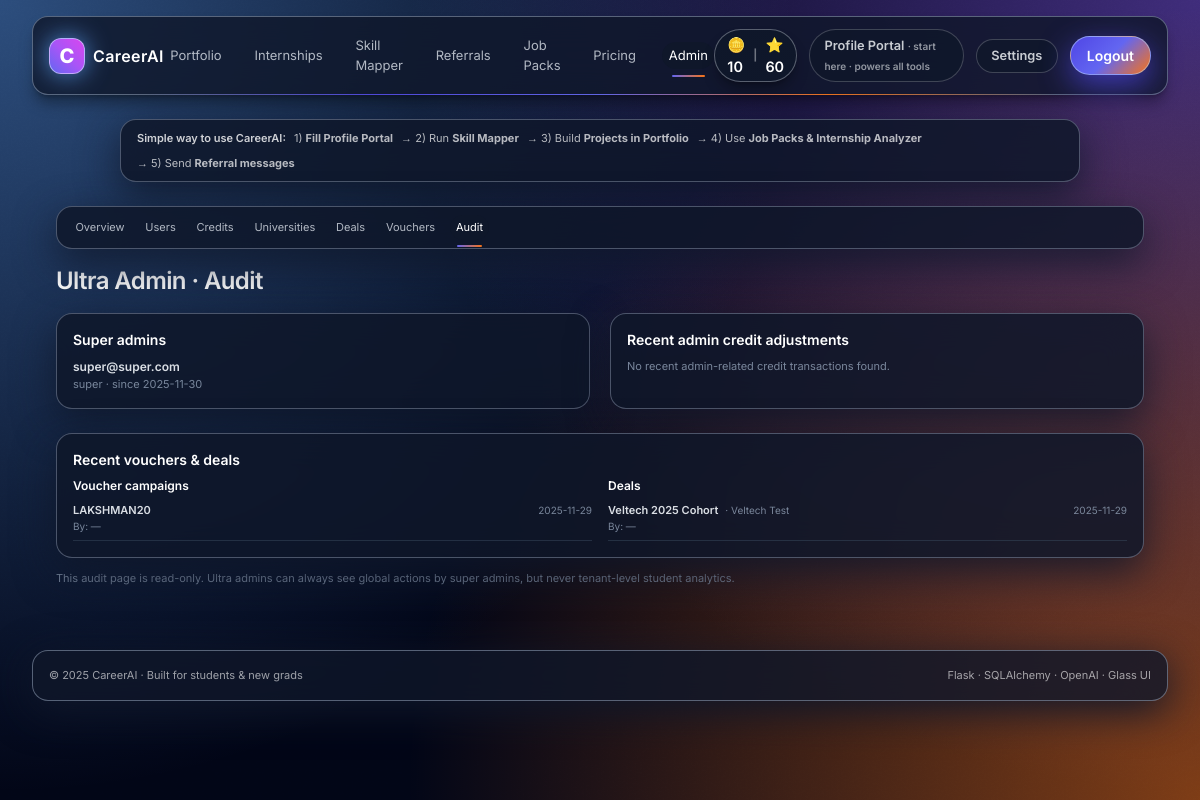
The page /admin/audit (signed in) on the database its author committed.
### models.py (models this page shows, shortened)
class User(UserMixin, db.Model):
    __tablename__ = "user"
    id = db.Column(db.Integer, primary_key=True)
    name = db.Column(db.String(120), nullable=False)
    email = db.Column(db.String(255), unique=True, nullable=False, index=True)
    password_hash = db.Column(db.String(255), nullable=False)
    verified = db.Column(db.Boolean, default=False, nullable=False)
    role = db.Column(db.String(32), default="student", nullable=False)
    subscription_status = db.Column(
        db.String(32), default="free", nullable=False
    )  # "free" | "pro" | "canceled" | etc.
    stripe_customer_id = db.Column(db.String(120), index=True, nullable=True)
    stripe_subscription_id = db.Column(db.String(120), index=True, nullable=True)
    pro_since = db.Column(db.DateTime, nullable=True)
    pro_cancel_at = db.Column(db.DateTime, nullable=True)
    coins_free = db.Column(db.Integer, default=10, nullable=False)  # Silver 🪙
    coins_pro = db.Column(db.Integer, default=0, nullable=False)  # Gold ⭐
    university_id = db.Column(
        db.Integer,
        db.ForeignKey("university.id", ondelete="SET NULL"),
        nullable=True,
        index=True,
    )
    created_at = db.Column(db.DateTime, default=datetime.utcnow, nullable=False)
    @property
    def is_ultra_admin(self) -> bool:
        return (self.role or "student") == "ultra_admin"
    @property
    def is_super_admin(self) -> bool:
        return (self.role or "student") in ("super_admin", "ultra_admin")
    @property
    def is_admin(self) -> bool:
        return self.is_super_admin or self.is_university_admin

class VoucherCampaign(db.Model):
    __tablename__ = "voucher_campaign"
    id = db.Column(db.Integer, primary_key=True)
    code = db.Column(db.String(64), nullable=False, unique=True, index=True)
    description = db.Column(db.String(255), nullable=True)
    discount_percent = db.Column(db.Integer, nullable=True)
    bonus_silver = db.Column(db.Integer, default=0, nullable=False)
    bonus_gold = db.Column(db.Integer, default=0, nullable=False)
    university_id = db.Column(
        db.Integer,
        db.ForeignKey("university.id", ondelete="SET NULL"),
        index=True,
        nullable=True,
    )
    max_uses = db.Column(db.Integer, nullable=True)  # None = unlimited
    used_count = db.Column(db.Integer, default=0, nullable=False)
    expires_at = db.Column(db.DateTime, nullable=True)
    is_active = db.Column(db.Boolean, default=True, nullable=False)
    created_by_user_id = db.Column(
        db.Integer,
        db.ForeignKey("user.id", ondelete="SET NULL"),
        index=True,
        nullable=True,
    )
    created_at = db.Column(db.DateTime, default=datetime.utcnow, nullable=False)
    updated_at = db.Column(
        db.DateTime, default=datetime.utcnow, onupdate=datetime.utcnow, nullable=False
    )
    created_by = db.relationship(
        "User",
        backref=db.backref("created_voucher_campaigns", lazy=True),
        foreign_keys=[created_by_user_id],
    )

class UniversityDeal(db.Model):
    __tablename__ = "university_deal"
    id = db.Column(db.Integer, primary_key=True)
    university_id = db.Column(
        db.Integer,
        db.ForeignKey("university.id", ondelete="CASCADE"),
        index=True,
        nullable=False,
    )
    name = db.Column(db.String(200), nullable=False)
    seats_total = db.Column(db.Integer, nullable=True)
    seats_used = db.Column(db.Integer, default=0, nullable=False)
    silver_credits_total = db.Column(db.Integer, nullable=True)
    silver_credits_used = db.Column(db.Integer, default=0, nullable=False)
    gold_credits_total = db.Column(db.Integer, nullable=True)
    gold_credits_used = db.Column(db.Integer, default=0, nullable=False)
    price_cents = db.Column(db.Integer, nullable=True)
    currency_code = db.Column(db.String(8), nullable=True, default="INR")
    stripe_price_id = db.Column(db.String(128), nullable=True)
    start_date = db.Column(db.Date, nullable=True)
    end_date = db.Column(db.Date, nullable=True)
    status = db.Column(
        db.String(32), default="active", nullable=False
    )  # "draft" | "active" | "paused" | "closed"
    created_by_user_id = db.Column(
        db.Integer,
        db.ForeignKey("user.id", ondelete="SET NULL"),
        index=True,
        nullable=True,
    )
    notes = db.Column(
        db.Text, nullable=True
    )  # free-form: "500 seats, 2-year contract, special pricing", etc.
    created_at = db.Column(db.DateTime, default=datetime.utcnow, nullable=False)
    updated_at = db.Column(
        db.DateTime, default=datetime.utcnow, onupdate=datetime.utcnow, nullable=False
    )
    created_by = db.relationship(
        "User",
        backref=db.backref("created_deals", lazy=True),
        foreign_keys=[created_by_user_id],
    )

class University(db.Model):
    __tablename__ = "university"
    id = db.Column(db.Integer, primary_key=True)
    name = db.Column(db.String(120), nullable=False)
    domain = db.Column(db.String(120), unique=True, nullable=True, index=True)
    tenant_slug = db.Column(db.String(120), unique=True, nullable=True, index=True)
    created_at = db.Column(db.DateTime, default=datetime.utcnow, nullable=False)
    users = db.relationship(
        "User",
        backref="university",
        lazy=True,
        cascade="save-update",
        passive_deletes=True,
    )
    deals = db.relationship(
        "UniversityDeal",
        backref="university",
        lazy=True,
        cascade="all, delete-orphan",
        passive_deletes=True,
    )
    voucher_campaigns = db.relationship(
        "VoucherCampaign",
        backref="university",
        lazy=True,
        cascade="all, delete-orphan",
        passive_deletes=True,
    )

### modules/admin/routes.py (the view)
@admin_bp.route("/audit", methods=["GET"], endpoint="audit")
@login_required
def audit():
    if not _is_ultra_admin():
        flash("Only ultra admins can view the audit log.", "danger")
        return redirect(url_for("admin.dashboard"))
    super_admins = (
        User.query.filter(User.role == "super_admin")
        .order_by(User.created_at.asc())
        .all()
    )
    vouchers = (
        VoucherCampaign.query
        .order_by(VoucherCampaign.created_at.desc())
        .limit(100)
        .all()
    )
    deals = (
        UniversityDeal.query
        .order_by(UniversityDeal.created_at.desc())
        .limit(100)
        .all()
    )
    admin_credits = (
        CreditTransaction.query
        .filter(CreditTransaction.feature.ilike("admin%"))
        .order_by(CreditTransaction.created_at.desc())
        .limit(100)
        .all()
    )
    return render_template(
        "admin/audit.html",
        super_admins=super_admins,
        vouchers=vouchers,
        deals=deals,
        admin_credits=admin_credits,
    )

### app.py (called while the page is built)
def free_coins():
    if getattr(current_user, "is_authenticated", False):
        try:
            return getattr(current_user, "coins_free", 0) or 0
        except Exception:
            try:
                db.session.rollback()
            except Exception:
                pass
            return 0
    return 0

def pro_coins():
    if getattr(current_user, "is_authenticated", False):
        try:
            return getattr(current_user, "coins_pro", 0) or 0
        except Exception:
            try:
                db.session.rollback()
            except Exception:
                pass
            return 0
    return 0

### modules/admin/routes.py (called while the page is built)
def _is_ultra_admin() -> bool:
    if not getattr(current_user, "is_authenticated", False):
        return False
    emails = os.getenv("ULTRA_ADMIN_EMAILS", "")
    if emails:
        allowed = {e.strip().lower() for e in emails.split(",") if e.strip()}
        if (current_user.email or "").lower() in allowed:
            return True
    role = (getattr(current_user, "role", "") or "").lower()
    if role == "ultra_admin":
        return True
    return bool(getattr(current_user, "is_ultra_admin", False))

### modules/auth/routes.py (called while the page is built)
@login_manager.user_loader
def load_user(user_id):
    try:
        return User.query.get(int(user_id))
    except Exception:
        return None

### templates/admin/audit.html (shortened to what this page needs)
{% extends "admin/_layout.html" %}
{% set active_tab = 'audit' %}
{% block admin_body %}
<div>
  <h1 class="text-xl sm:text-2xl font-semibold tracking-tight mb-4">
    Ultra Admin · Audit
  </h1>
  <div class="grid gap-5 md:grid-cols-2 mb-6 text-[13px]">
    <div class="glass-card rounded-2xl px-4 py-4">
      <h2 class="text-sm font-semibold mb-2">Super admins</h2>
      {% if super_admins %}
        <ul class="space-y-1.5 text-[12px]">
          {% for u in super_admins %}
            <li class="flex items-center justify-between">
              <div>
                <div class="font-semibold text-slate-100/90">{{ u.email }}</div>
                <div class="text-[11px] text-slate-400/80">
                  {{ u.name or 'No name' }}
                  {% if u.created_at %}
                    · since {{ u.created_at.strftime('%Y-%m-%d') }}
                  {% endif %}
                </div>
              </div>
            </li>
          {% endfor %}
        </ul>
      {% else %}
        <p class="text-[11px] text-slate-400/80">No super admin accounts found.</p>
      {% endif %}
    </div>
    <div class="glass-card rounded-2xl px-4 py-4">
      <h2 class="text-sm font-semibold mb-2">Recent admin credit adjustments</h2>
      {% if admin_credits %}
        <div class="overflow-x-auto -mx-2 text-[11px]">
          <table class="min-w-full">
            <thead class="bg-slate-900/80 text-slate-200/80">
              <tr>
                <th class="px-3 py-2 text-left font-semibold">When</th>
                <th class="px-3 py-2 text-left font-semibold">User</th>
                <th class="px-3 py-2 text-left font-semibold">Type</th>
                <th class="px-3 py-2 text-right font-semibold">Amount</th>
              </tr>
            </thead>
            <tbody>
              {% for tx in admin_credits %}
              <tr class="border-t border-slate-700/60">
                <td class="px-3 py-2 text-slate-200/80">
                  {{ tx.created_at.strftime('%Y-%m-%d %H:%M') if tx.created_at else '' }}
                </td>
                <td class="px-3 py-2 text-slate-100/90">
                  {{ tx.user.email if tx.user else '—' }}
                </td>
                <td class="px-3 py-2 text-slate-200/80">
                  {{ tx.tx_type|capitalize }} ({{ tx.currency }})
                  <span class="text-slate-400/80 text-[10px] ml-1">{{ tx.feature }}</span>
                </td>
                <td class="px-3 py-2 text-right text-slate-100/90">
                  {% if tx.tx_type == 'debit' %}
                    -{{ tx.amount }}
                  {% else %}
                    +{{ tx.amount }}
                  {% endif %}
                </td>
              </tr>
              {% endfor %}
            </tbody>
          </table>
        </div>
      {% else %}
        <p class="text-[11px] text-slate-400/80">
          No recent admin-related credit transactions found.
        </p>
      {% endif %}
    </div>
  </div>
  <div class="glass-card rounded-2xl px-4 py-4 text-[12px]">
    <h2 class="text-sm font-semibold mb-2">Recent vouchers & deals</h2>
    <div class="grid gap-4 md:grid-cols-2">
      <div>
        <h3 class="text-xs font-semibold mb-2">Voucher campaigns</h3>
        {% if vouchers %}
          <ul class="space-y-1.5 text-[11px]">
            {% for v in vouchers %}
              <li class="border-b border-slate-700/60 pb-1.5">
                <div class="flex items-center justify-between">
                  <div>
                    <span class="font-semibold text-slate-100/90">{{ v.code }}</span>
                  </div>
                  <div class="text-[10px] text-slate-400/80">
                    {{ v.created_at.strftime('%Y-%m-%d') if v.created_at else '' }}
                  </div>
                </div>
                <div class="text-[10px] text-slate-400/80">
                  By: {{ v.creator.email if v.creator else '—' }}
                </div>
              </li>
            {% endfor %}
          </ul>
        {% else %}
          <p class="text-[11px] text-slate-400/80">No voucher campaigns yet.</p>
        {% endif %}
      </div>
      <div>
        <h3 class="text-xs font-semibold mb-2">Deals</h3>
        {% if deals %}
          <ul class="space-y-1.5 text-[11px]">
            {% for d in deals %}
              <li class="border-b border-slate-700/60 pb-1.5">
                <div class="flex items-center justify-between">
                  <div>
                    <span class="font-semibold text-slate-100/90">{{ d.name }}</span>
                    {% if d.university %}
                      <span class="text-[10px] text-slate-400/80 ml-1">
                        · {{ d.university.name }}
                      </span>
                    {% endif %}
                  </div>
                  <div class="text-[10px] text-slate-400/80">
                    {{ d.created_at.strftime('%Y-%m-%d') if d.created_at else '' }}
                  </div>
                </div>
                <div class="text-[10px] text-slate-400/80">
                  By: {{ d.creator.email if d.creator else '—' }}
                </div>
              </li>
            {% endfor %}
          </ul>
        {% else %}
          <p class="text-[11px] text-slate-400/80">No deals created yet.</p>
        {% endif %}
      </div>
    </div>
  </div>
  <p class="mt-3 text-[11px] text-slate-400/80">
    This audit page is read-only. Ultra admins can always see global actions
    by super admins, but never tenant-level student analytics.
  </p>
</div>
{% endblock %}

### static/css/glass.css (style rules this page uses)
:root { --glass-bg: rgba(15,23,42,0.75); --glass-bg-soft: rgba(15,23,42,0.85); --glass-brd: rgba(148,163,184,0.55); --glass-brd-soft: rgba(148,163,184,0.35); --glass-brd-strong: rgba(191,219,254,0.85); --glass-shadow: 0 18px 45px rgba(2,6,23,.90); --accent-amber: rgba(249,115,22,0.9); --accent-amber-soft: rgba(251,146,60,0.4); --accent-indigo: rgba(99,102,241,0.9); --accent-fuchsia: rgba(217,70,239,0.9); }
* { box-sizing:border-box; }
body { font-family: Inter, ui-sans-serif, system-ui, -apple-system, Segoe UI, Roboto, "Helvetica Neue", Arial; color:#f9fafb; }
.glass-card { background: radial-gradient(circle at top left, rgba(129,140,248,0.22), transparent 60%), radial-gradient(circle at bottom right, rgba(248,113,113,0.18), transparent 50%), var(--glass-bg); border: 1px solid var(--glass-brd-soft); backdrop-filter: blur(16px); -webkit-backdrop-filter: blur(16px); border-radius: 1rem; box-shadow: 0 14px 40px rgba(15,23,42,.85); transition: transform .16s ease-out, box-shadow .16s ease-out, border-color .16s ease-out, background .16s ease-out; }
.grid { display: grid; }
.text-xs { font-size: .75rem; }
.text-sm { font-size: .875rem; }
.mt-3 { margin-top: .75rem; }
.rounded-2xl { border-radius: 1.25rem; }

### templates/base.html (style rules this page uses)
body::before { content:""; position:fixed; inset:0; z-index:-2; pointer-events:none; opacity:.20; mix-blend-mode:soft-light; background-size: 240px 240px; }
.glass-card { background: rgba(15,23,42,.85); backdrop-filter: blur(18px); border:1px solid rgba(148,163,184,.45); border-radius: .9rem; }

### rows shown on the page
User: email "super@super.com", name "super", created_at "2025-11-30"
VoucherCampaign: code "LAKSHMAN20", created_at "2025-11-29", creator "—"
UniversityDeal: name "Veltech 2025 Cohort", university.name "Veltech Test", created_at "2025-11-29", creator "—"

### other values the page prints
{{ FREE }} "10"
{{ PRO }} "60"
